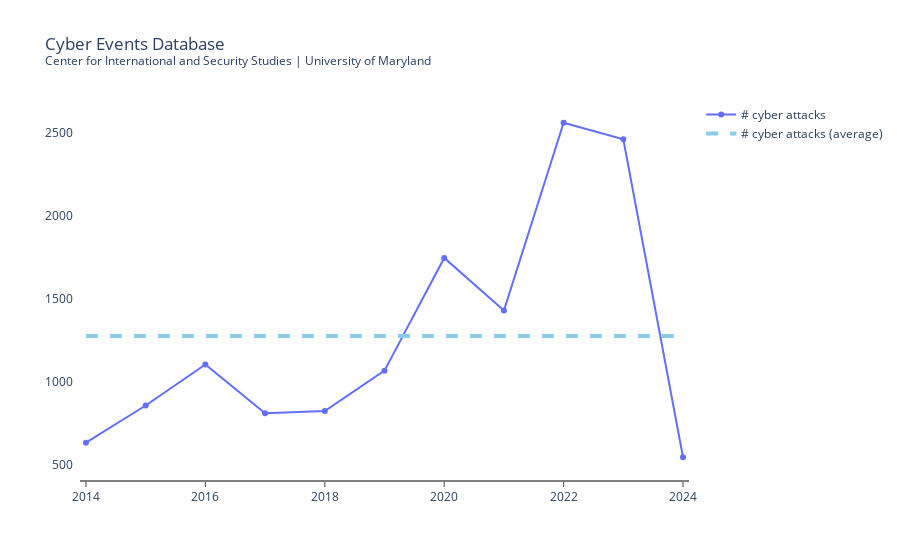

Here is the notebook cell this chart was saved with:
### Code cell
# Total number of cyber incidents over the last decade

fig = go.Figure()
# fig = go.Figure(layout=layout)

# TRACES
fig.add_trace(
    go.Scatter(x=yearly_breakdown.Year, y=yearly_breakdown.no_incidents,
                         name="# cyber attacks")) # XXX: incidents, attacks?
cum_sum = go.Scatter(x=yearly_breakdown.Year, y=yearly_breakdown.cs_incidents, 
                         name="Cumulative sum",
                         mode="lines",
                         line=dict(color='firebrick', width=4,
                              dash='dash'))
# fig.add_trace(cum_sum)
avg_incidents = yearly_breakdown.no_incidents.mean()
no_years = yearly_breakdown.Year.count()
fig.add_trace(
    go.Scatter(x=yearly_breakdown.Year, y=[avg_incidents] * no_years, 
               mode="lines"
,               name="# cyber attacks (average)",
               line=dict(color='skyblue', width=4,
                              dash='dash')
            #    visible=False,
               ))

# LAYOUT
layout = dict(
    title="Cyber Events Database <br><sup>Center for International and Security Studies | University of Maryland</sup>",
    xaxis=dict(
        showgrid=False,
        linecolor="#7f7f7f",
        linewidth=2,
        ticks='outside'
    ),
    showlegend=True,
    plot_bgcolor='white'
)
pad=0.1
fig.update_xaxes(range=[2014-pad,2024+pad])
fig.update_yaxes(ticksuffix="  ")
fig.update_layout(layout)

fig.show()

# TODO: add max and min labels as per last chart here: https://plotly.com/python/dropdowns/
# and source below graph as per Main Source for New chart here: https://plotly.com/python/line-charts/

### Figure 1 — Plotly figure (JSON) as saved in the notebook; plotly's stock layout.template omitted (floating-point values rounded to 4 significant figures)
{"data": [{"name": "# cyber attacks", "type": "scatter", "x": [2014, 2015, 2016, 2017, 2018, 2019, 2020, 2021, 2022, 2023, 2024], "y": [633, 857, 1104, 810, 824, 1067, 1747, 1430, 2562, 2462, 545]}, {"line": {"color": "skyblue", "dash": "dash", "width": 4}, "mode": "lines", "name": "# cyber attacks (average)", "type": "scatter", "x": [2014, 2015, 2016, 2017, 2018, 2019, 2020, 2021, 2022, 2023, 2024], "y": [1276.0, 1276.0, 1276.0, 1276.0, 1276.0, 1276.0, 1276.0, 1276.0, 1276.0, 1276.0, 1276.0]}], "layout": {"plot_bgcolor": "white", "showlegend": true, "title": {"text": "Cyber Events Database <br><sup>Center for International and Security Studies | University of Maryland</sup>"}, "xaxis": {"linecolor": "#7f7f7f", "linewidth": 2, "range": [2014.0, 2024.0], "showgrid": false, "ticks": "outside"}, "yaxis": {"ticksuffix": "  "}}}
